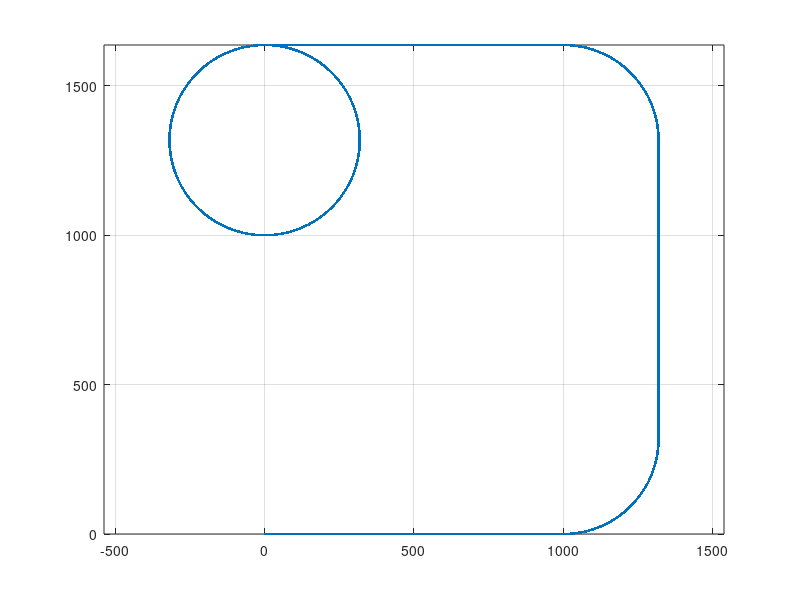

Source code (MATLAB): (Note: this script raises an error after producing the figure.)
clear;clc;close all

load("trajectory_data.mat")

n = length(traj);
xySigma = 1;
VxySigma = .5;
axySigma = .1;
noise = [xySigma*randn([2 n]);
         VxySigma*randn([2 n]);
         axySigma*randn([2 n]);];
y = traj + noise';
y = y(:,[3,4]);

plot(traj(:,1),traj(:,2),".")
grid on
hold on
axis equal

tf = 65;
fs = 100;
dt = 1/fs;
time = 0 : dt : tf;
R = diag([VxySigma VxySigma]);


%% Kalman Filter 1
qCV = 400;
Q = qCV*dt*[dt^2/3 dt/2;dt/2 1];
Q = [Q zeros(2);zeros(2) Q];
A = [1 dt 0 0;
      0  1 0 0;
      0  0 1 dt;
      0  0 0  1];
H = [0 1 0 0;
     0 0 0 1];

x0 = [traj(1,1) traj(1,3) traj(1,2) traj(1,4)]';
P0 = eye(4);

kf1 = kalmanFilter(A,[],H,Q,R,x0,P0);

%% Kalman Filter 2
qTURN = 25;
Q = qCV*dt*[1 0;0 1];
Q = [Q zeros(2);zeros(2) Q];

w = deg2rad(90/5);
A = [1    sin(w*dt)/w    0  -(1-cos(w*dt))/w;
      0      cos(w*dt)   0        -sin(w*dt);
      0 (1-cos(w*dt))/w  1      sin(w*dt)/w;
      0       sin(w*dt)  0         cos(w*dt)];

kf2 = kalmanFilter(A,[],H,Q,R,x0,P0);

%% IMM Parameters
x{1}  = x0;
P{1}  = P0;
x{2}  = x0;
P{2}  = P0;
M = [0.97 0.03;0.03 0.97];    % Markov Chain
mu = [0.5 0.5];
cBar = mu * M;
numModels = 2;

for ii = 1 : length(time)

    [Z1,S1] = kf1.computeInnovation(y(ii,:)');
    [L1] = kf1.computeLikelihood(Z1,S1);

    [Z2,S2] = kf2.computeInnovation(y(ii,:)');
    [L2] = kf2.computeLikelihood(Z2,S2);

    % IMM Likelyhood
    likeIMM = [L1 L2];

    % IMM Weights
    weightsIMM = cBar(ii,:) .* likeIMM;
    weightsIMM = weightsIMM/sum(weightsIMM);

    % Measurement Update
    kf1.update(y(ii,:)')
    x1_hat(:,ii) = kf1.getState;
    x{1} = x1_hat(:,ii);
    P{1} = kf1.getCovariance;

    % Measurement Update
    kf2.update(y(ii,:)')

    x2_hat(:,ii) = kf2.getState;
    x{2} = x2_hat(:,ii);
    P{2} = kf2.getCovariance;

    xIMM(ii,:) = weightsIMM(1)*x{1} + weightsIMM(2)*x{2};
    pIMM = (P{1} + (x{1} -  xIMM(ii,:))'*(x{1} -  xIMM(ii,:)))*weightsIMM(1) + ...
           (P{2} + (x{2} -  xIMM(ii,:))'*(x{2} -  xIMM(ii,:)))*weightsIMM(2);

    % Compute Mixed Initial Conditions
    cBar1= M(:,1)'*weightsIMM';  
    if cBar1>1e-80
        omega(1,1)=M(1,1)*weightsIMM(1)/cBar1;
        omega(2,1)=M(2,1)*weightsIMM(2)/cBar1;
    else
        cBar1 = 0;
        omega(1,1) = 0;
        omega(2,1) = 0;
    end
    cBar2=M(:,2)'*weightsIMM';
    if cBar2>1e-80
        omega(1,2)=M(1,2)*weightsIMM(1)/cBar2;
        omega(2,2)=M(2,2)*weightsIMM(2)/cBar2;
    else
        cBar2 = 0;
        omega(1,2) = 0;
        omega(2,2) = 0;
    end
    cBar(ii+1,:)=[cBar1,cBar2]; 

    x1Mixed = omega(1,1)*x{1}+omega(2,1)*x{2};
    x2Mixed = omega(1,2)*x{1}+omega(2,2)*x{2};

    P1Mixed = (kf1.P + (kf1.x_hat - x1Mixed)'*(kf1.x_hat - x1Mixed))*omega(1,1) + ...
              (kf2.P + (kf2.x_hat - x2Mixed)'*(kf2.x_hat - x2Mixed))*omega(2,1);

    P2Mixed = (kf1.P + (kf1.x_hat - x1Mixed)'*(kf1.x_hat - x1Mixed))*omega(1,2) + ...
              (kf2.P + (kf2.x_hat - x2Mixed)'*(kf2.x_hat - x2Mixed))*omega(2,2);

    kf1.x_hat = x1Mixed;
    kf2.P = P1Mixed;

    kf2.x_hat = x2Mixed;
    kf2.P = P1Mixed;

    % Time Update
    kf1.propagate
    kf2.propagate

end

figure
hold on
plot(traj(:,1),traj(:,2))
plot(xIMM(:,1),xIMM(:,3))

figure
plot(cBar)